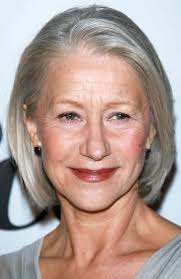
#> input picture Day9/portrait1.jpg, 181 x 279 px
$ jupyter execute HumanFaces_HogFeatures.ipynb   (older library calls are emulated)
#> lines starting #> are read from the running program, lines starting #| are printed output that depends on the picture
[cell 1]
from skimage import io

[cell 2]
from skimage.transform import rescale, resize, downscale_local_mean

[cell 3]
from matplotlib import pyplot as plt

[cell 4]
from skimage.feature import hog
from skimage import data, exposure

[cell 5]
p1 = io.imread("portrait1.jpg")
#> p1 is the input picture: shape (279, 181, 3); mean R, G, B 175.3, 153.9, 145.8
p2 = io.imread("portrait2.jpg")
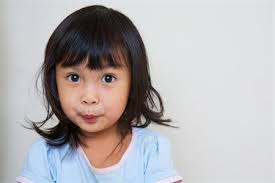
#> input picture Day9/portrait2.jpg, 275 x 183 px
#> p2 is the input picture: shape (183, 275, 3); mean R, G, B 180.4, 176.6, 177.9
p3 = io.imread("portrait3.jpg")
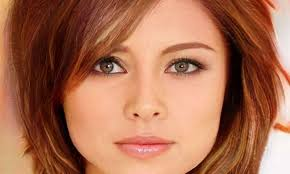
#> input picture Day9/portrait3.jpg, 290 x 174 px
#> p3 is the input picture: shape (174, 290, 3); mean R, G, B 169.8, 110.4, 83.2
p4 = io.imread("portrait4.jpg")
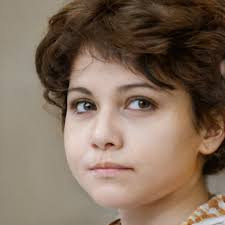
#> input picture Day9/portrait4.jpg, 225 x 225 px
#> p4 is the input picture: shape (225, 225, 3); mean R, G, B 129.5, 109.2, 92.4

[cell 6]
fig, axs = plt.subplots(2, 2,figsize=(8,8))
axs[0, 0].imshow(p1)
axs[0, 1].imshow(p2)
axs[1, 0].imshow(p3)
axs[1, 1].imshow(p4)

[cell 7]
p1_resized = resize(p1, (150, 150),
                       anti_aliasing=True)
p2_resized = resize(p2, (150, 150),
                       anti_aliasing=True)
p3_resized = resize(p3, (150, 150),
                       anti_aliasing=True)
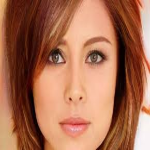
#> p3_resized: shape (150, 150, 3) float64; mean R, G, B 0.666, 0.433, 0.326
p4_resized = resize(p4, (150, 150),
                       anti_aliasing=True)

[cell 8]
fig, axs = plt.subplots(2, 2,figsize=(8,8))
axs[0, 0].imshow(p1_resized)
axs[0, 1].imshow(p2_resized)
axs[1, 0].imshow(p3_resized)
axs[1, 1].imshow(p4_resized)

[cell 9]
fd_1, p1_hog_image = hog(p1_resized, orientations=8, pixels_per_cell=(16, 16),
                    cells_per_block=(1, 1), visualize=True, multichannel=True)
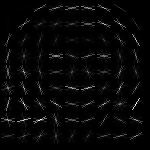
#> p1_hog_image: shape (150, 150) float64; min 0, max 0.179, mean 0.00494; drawn with min black and max white
#> fd_1 = 648 values, max 0.87 at index 61, min 0 at index 291, mean 0.309
fd_2, p2_hog_image = hog(p2_resized, orientations=8, pixels_per_cell=(16, 16),
                    cells_per_block=(1, 1), visualize=True, multichannel=True)
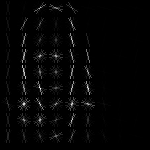
#> p2_hog_image: shape (150, 150) float64; min 0, max 0.151, mean 0.00315; drawn with min black and max white
#> fd_2 = 648 values, max 0.762 at index 191, min 0 at index 265, mean 0.298
fd_2, p3_hog_image = hog(p3_resized, orientations=8, pixels_per_cell=(16, 16),
                    cells_per_block=(1, 1), visualize=True, multichannel=True)
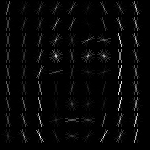
#> p3_hog_image: shape (150, 150) float64; min 0, max 0.155, mean 0.00445; drawn with min black and max white
#> fd_2 = 648 values, max 0.754 at index 207, min 0 at index 147, mean 0.287
fd_4, p4_hog_image = hog(p4_resized, orientations=8, pixels_per_cell=(16, 16),
                    cells_per_block=(1, 1), visualize=True, multichannel=True)
#> fd_4 = 648 values, max 0.676 at index 454, min 0 at index 484, mean 0.322

[cell 10]
fig, axs = plt.subplots(2, 2,figsize=(8,8))
axs[0, 0].imshow(p1_hog_image)
axs[0, 1].imshow(p2_hog_image)
axs[1, 0].imshow(p3_hog_image)
axs[1, 1].imshow(p4_hog_image)

[cell 11]
## Multi faces - hig features

[cell 12]
faces1 = io.imread("faces5.jpg")
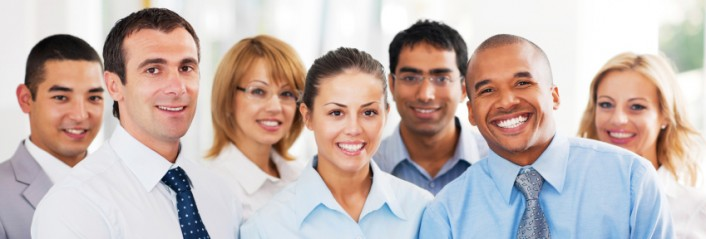
#> input picture Day9/faces5.jpg, 706 x 239 px
#> faces1 is the input picture: shape (239, 706, 3); mean R, G, B 197.2, 182, 177.5

[cell 13]
fd_1, f1_hog_image = hog(faces1, orientations=8, pixels_per_cell=(16, 16),
                    cells_per_block=(1, 1), visualize=True, multichannel=True)
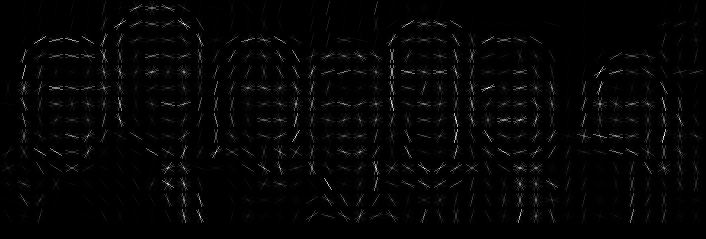
#> f1_hog_image: shape (239, 706) float64; min 0, max 43.6, mean 0.9; drawn with min black and max white
#> fd_1 = 4928 values, max 1 at index 312, min 0 at index 1, mean 0.301

[cell 14]
plt.figure(figsize=(10,10))
plt.imshow(faces1)

[cell 15]
plt.figure(figsize=(10,10))

plt.imshow(f1_hog_image)

[cell 16]
p4 = io.imread("portrait4.jpg")
plt.imshow(p4)

[cell 17]
fd_4, p4_hog_image = hog(p4, orientations=8, pixels_per_cell=(16, 16),
                    cells_per_block=(1, 1), visualize=True, multichannel=True)
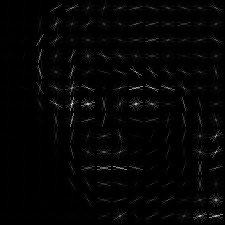
#> p4_hog_image: shape (225, 225) float64; min 0, max 38.01, mean 0.7; drawn with min black and max white
#> fd_4 = 1568 values, max 0.929 at index 8, min 0 at index 1, mean 0.309
